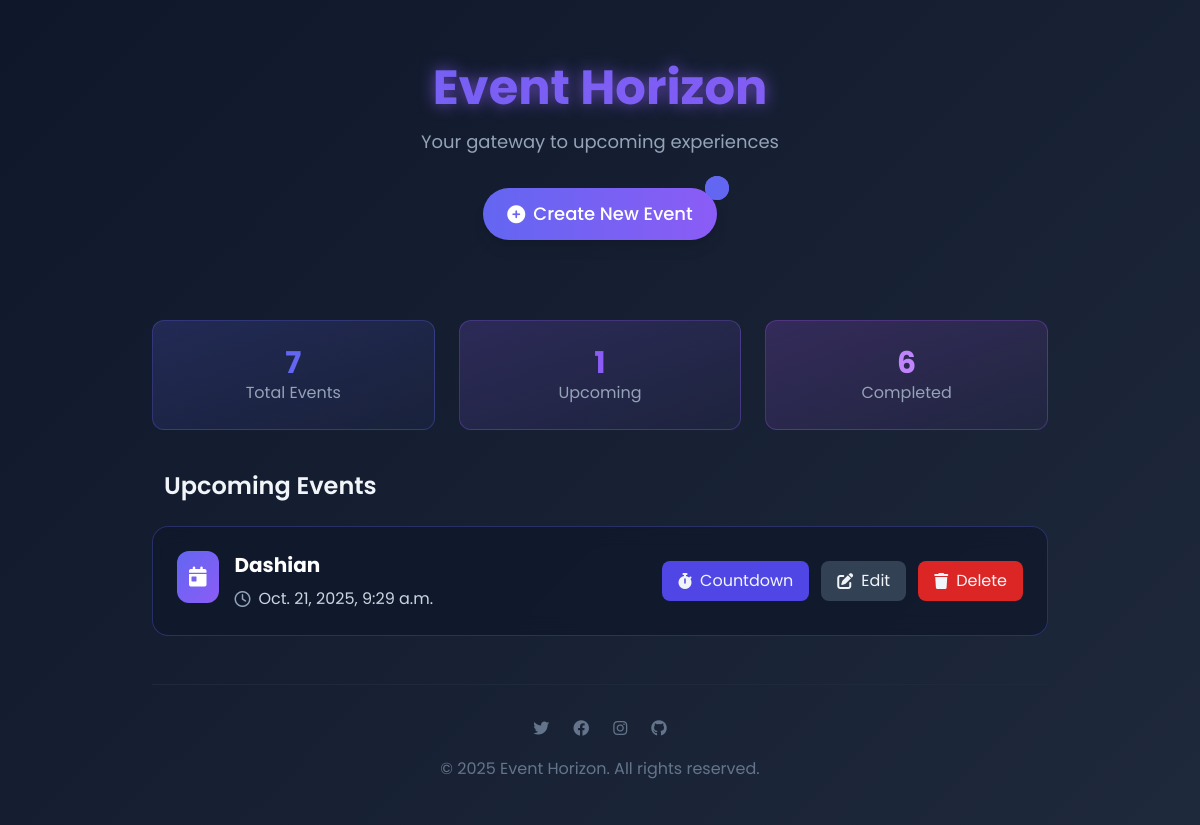
Before: / with the older database file.
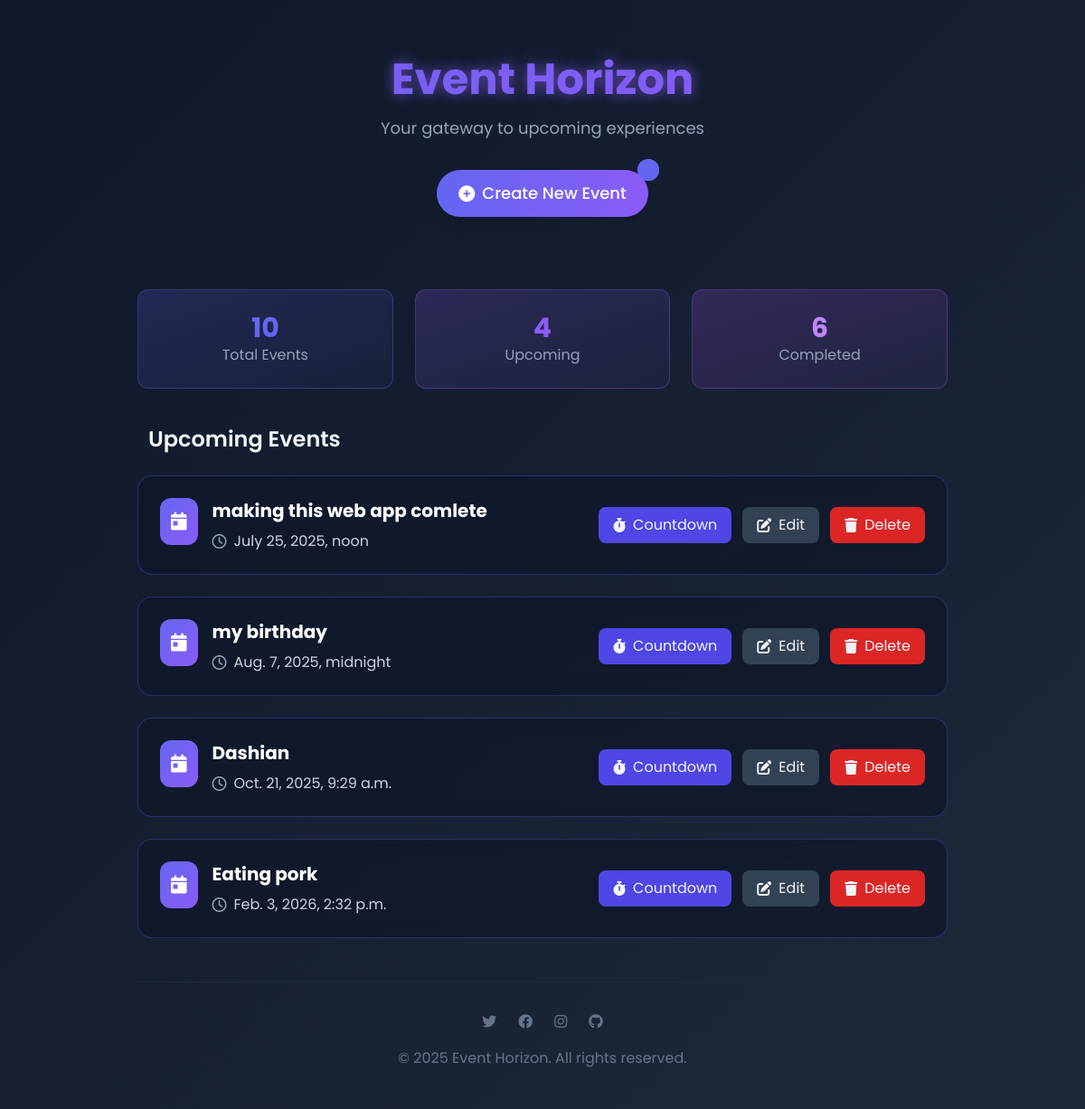
After: the same page with the newer database file.
### app_countdown/models.py (models this page shows, shortened)
class Event(models.Model):
    name = models.CharField(max_length=200)
    event_date = models.DateTimeField()
    description = models.TextField(blank=True)

### app_countdown/views.py (the view)
# urls.py: path('', views.EventListView.as_view(), name='event_list'),
class EventListView(ListView):
    model = Event
    template_name = 'event_list.html'
    context_object_name = 'events'
    ordering = ['event_date']
    def get_queryset(self):
        return Event.objects.filter(
            event_date__gte=timezone.now()
        ).order_by('event_date')
    def get_context_data(self, **kwargs):
        context = super().get_context_data(**kwargs)
        now= timezone.now()
        total_events = Event.objects.count()
        upcoming_count = Event.objects.filter(event_date__gte = now).count()
        completed_count =total_events - upcoming_count
        context.update({
            'total_events':total_events,
            'upcoming_count':upcoming_count,
            'completed_count': completed_count,
            'now':now,
        })
        return context

### templates/event_list.html (shortened to what this page needs)
{% extends 'base.html' %}
{% block content %}
<body class="min-h-screen p-4 md:p-8">
    <div class="max-w-4xl mx-auto">
        <header class="text-center mb-12 py-8">
            <h1 class="text-4xl md:text-5xl font-bold mb-4 bg-gradient-to-r from-primary to-secondary bg-clip-text text-transparent header-glow">
            </h1>
            <p class="text-slate-400 text-lg">Your gateway to upcoming experiences</p>
            <div class="mt-8 flex justify-center">
                <div class="relative">
                    <a href="{% url 'create_event' %}" class="action-btn inline-flex items-center px-6 py-3 bg-gradient-to-r from-primary to-secondary text-white font-medium rounded-full text-lg shadow-lg">
                        <i class="fas fa-plus-circle mr-2"></i> Create New Event
                    </a>
                    <div class="absolute -top-3 -right-3">
                        <span class="countdown-badge flex h-6 w-6">
                            <span class="relative inline-flex rounded-full h-6 w-6 bg-indigo-500"></span>
                        </span>
                    </div>
                </div>
            </div>
        </header>
        <div class="grid grid-cols-1 md:grid-cols-3 gap-6 mb-10">
            <div class="bg-gradient-to-br from-primary/20 to-primary/5 border border-primary/30 rounded-xl p-6 text-center">
                <div class="text-3xl font-bold text-primary">{{total_events}}</div>
                <div class="text-slate-400">Total Events</div>
            </div>
            <div class="bg-gradient-to-br from-secondary/20 to-secondary/5 border border-secondary/30 rounded-xl p-6 text-center">
                <div class="text-3xl font-bold text-secondary">{{ upcoming_count }}</div>
                <div class="text-slate-400">Upcoming</div>
            </div>
            <div class="bg-gradient-to-br from-purple-500/20 to-purple-500/5 border border-purple-500/30 rounded-xl p-6 text-center">
                <div class="text-3xl font-bold text-purple-400">{{ completed_count }}</div>
                <div class="text-slate-400">Completed</div>
            </div>
        </div>
        <div class="mb-12">
            <h2 class="text-2xl font-semibold mb-6 flex items-center">
                 Upcoming Events
            </h2>
            {% if events %}
                <div class="space-y-6">
                    {% for event in events %}
                    <div class="event-card p-6 animation-slide-up" style="animation-delay: {{ forloop.counter0|divisibleby:2|yesno:'0.1s,0.2s' }}">
                        <div class="flex flex-col md:flex-row md:items-center justify-between">
                            <div class="mb-4 md:mb-0">
                                <div class="flex items-start">
                                    <div class="bg-gradient-to-br from-primary to-secondary p-3 rounded-xl mr-4">
                                        <i class="fas fa-calendar-day text-white text-xl"></i>
                                    </div>
                                    <div>
                                        <h3 class="text-xl font-bold text-white">{{ event.name }}</h3>
                                        <div class="flex items-center mt-2">
                                            <i class="far fa-clock text-slate-400 mr-2"></i>
                                            <span class="text-slate-300">{{ event.event_date }}</span>
                                        </div>
                                    </div>
                                </div>
                            </div>
                            <div class="flex flex-wrap gap-3">
                                <a href="{% url 'event_countdown' event.id %}" class="action-btn px-4 py-2 bg-indigo-600 hover:bg-indigo-700 rounded-lg flex items-center">
                                    <i class="fas fa-stopwatch mr-2"></i> Countdown
                                </a>
                                <a href="{% url 'update_event' event.id %}" class="action-btn px-4 py-2 bg-slate-700 hover:bg-slate-600 rounded-lg flex items-center">
                                    <i class="fas fa-edit mr-2"></i> Edit
                                </a>
                                <a href="{% url 'delete_event' event.id %}" class="action-btn px-4 py-2 bg-red-600 hover:bg-red-700 rounded-lg flex items-center">
                                    <i class="fas fa-trash mr-2"></i> Delete
                                </a>
                            </div>
                        </div>
                    </div>
                    {% endfor %}
                </div>
            {% endif %}
        </div>
        <footer class="text-center border-t border-slate-800 pt-8 pb-4 text-slate-500">
            <div class="flex justify-center space-x-6 mb-4">
                <a href="#" class="hover:text-primary transition"><i class="fab fa-twitter"></i></a>
                <a href="#" class="hover:text-primary transition"><i class="fab fa-facebook"></i></a>
                <a href="#" class="hover:text-primary transition"><i class="fab fa-instagram"></i></a>
                <a href="#" class="hover:text-primary transition"><i class="fab fa-github"></i></a>
            </div>
            <p>© 2025 Event Horizon. All rights reserved.</p>
        </footer>
    </div>
</body>
{% endblock %}

### templates/base.html (shortened to what this page needs)
{%load static %}
<!DOCTYPE html>
<html lang="en">
<head>
    <script src="https://cdn.tailwindcss.com"></script>
    <link rel="stylesheet" href="https://cdnjs.cloudflare.com/ajax/libs/font-awesome/6.4.0/css/all.min.css">
</head>
{% block content %}{% endblock %}
</html>

### templates/base.html (style rules this page uses)
body { font-family: 'Poppins', sans-serif; background: linear-gradient(135deg, #0f172a, #1e293b); min-height: 100vh; color: #f1f5f9; }
.event-card { transition: all 0.3s ease; background: rgba(15, 23, 42, 0.7); backdrop-filter: blur(10px); border: 1px solid rgba(99, 102, 241, 0.3); border-radius: 16px; }
.action-btn { transition: all 0.3s ease; }
.countdown-badge { animation: pulse 2s infinite; }
.header-glow { text-shadow: 0 0 15px rgba(139, 92, 246, 0.7); }

Changed rows visible on the page:
added Event: name "making this web app comlete", event_date "July 25, 2025, noon"
added Event: name "my birthday", event_date "Aug. 7, 2025, midnight"
added Event: name "Eating pork", event_date "Feb. 3, 2026, 2:32 p.m."
Other visible differences:
{{ total_events }}: "7" → "10"
{{ upcoming_count }}: "1" → "4"
